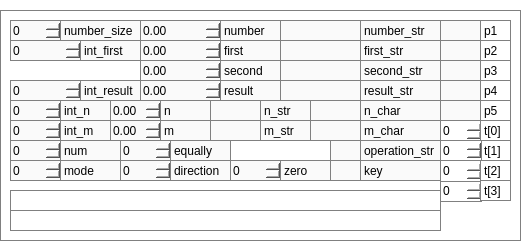
<?xml version="1.0" encoding="UTF-8"?>
<ui version="4.0">
 <class>Form</class>
 <widget class="QWidget" name="Form">
  <property name="enabled">
   <bool>false</bool>
  </property>
  <property name="geometry">
   <rect>
    <x>0</x>
    <y>0</y>
    <width>530</width>
    <height>250</height>
   </rect>
  </property>
  <property name="minimumSize">
   <size>
    <width>530</width>
    <height>250</height>
   </size>
  </property>
  <property name="maximumSize">
   <size>
    <width>530</width>
    <height>250</height>
   </size>
  </property>
  <property name="windowTitle">
   <string>Параметры 3000</string>
  </property>
  <property name="styleSheet">
   <string notr="true">background-color: rgb(255, 255, 255);</string>
  </property>
  <widget class="QGroupBox" name="groupBox">
   <property name="geometry">
    <rect>
     <x>0</x>
     <y>10</y>
     <width>521</width>
     <height>231</height>
    </rect>
   </property>
   <property name="styleSheet">
    <string notr="true">border:1px solid grey;
color: #000000;
background-color: rgb(255, 255, 255);</string>
   </property>
   <property name="title">
    <string/>
   </property>
   <widget class="QLabel" name="hz_8">
    <property name="enabled">
     <bool>false</bool>
    </property>
    <property name="geometry">
     <rect>
      <x>360</x>
      <y>150</y>
      <width>81</width>
      <height>21</height>
     </rect>
    </property>
    <property name="styleSheet">
     <string notr="true">border:1px solid grey;
color: #000000;
background-color: rgb(250, 250, 250);</string>
    </property>
    <property name="text">
     <string>key</string>
    </property>
   </widget>
   <widget class="QLabel" name="label_operation_str">
    <property name="enabled">
     <bool>false</bool>
    </property>
    <property name="geometry">
     <rect>
      <x>330</x>
      <y>130</y>
      <width>31</width>
      <height>21</height>
     </rect>
    </property>
    <property name="styleSheet">
     <string notr="true">border:1px solid grey;
color: #000000;
background-color: rgb(250, 250, 250);</string>
    </property>
    <property name="text">
     <string/>
    </property>
   </widget>
   <widget class="QLabel" name="label_first_str">
    <property name="enabled">
     <bool>false</bool>
    </property>
    <property name="geometry">
     <rect>
      <x>280</x>
      <y>30</y>
      <width>81</width>
      <height>21</height>
     </rect>
    </property>
    <property name="styleSheet">
     <string notr="true">border:1px solid grey;
color: #000000;
background-color: rgb(250, 250, 250);</string>
    </property>
    <property name="text">
     <string/>
    </property>
   </widget>
   <widget class="QLabel" name="hz_5">
    <property name="enabled">
     <bool>false</bool>
    </property>
    <property name="geometry">
     <rect>
      <x>360</x>
      <y>50</y>
      <width>81</width>
      <height>21</height>
     </rect>
    </property>
    <property name="styleSheet">
     <string notr="true">border:1px solid grey;
color: #000000;
background-color: rgb(250, 250, 250);</string>
    </property>
    <property name="text">
     <string>second_str</string>
    </property>
   </widget>
   <widget class="QLabel" name="hz_6">
    <property name="enabled">
     <bool>false</bool>
    </property>
    <property name="geometry">
     <rect>
      <x>360</x>
      <y>10</y>
      <width>81</width>
      <height>21</height>
     </rect>
    </property>
    <property name="styleSheet">
     <string notr="true">border:1px solid grey;
color: #000000;
background-color: rgb(250, 250, 250);</string>
    </property>
    <property name="text">
     <string>number_str</string>
    </property>
   </widget>
   <widget class="QLabel" name="label_number_str">
    <property name="enabled">
     <bool>false</bool>
    </property>
    <property name="geometry">
     <rect>
      <x>280</x>
      <y>10</y>
      <width>81</width>
      <height>21</height>
     </rect>
    </property>
    <property name="styleSheet">
     <string notr="true">border:1px solid grey;
color: #000000;
background-color: rgb(250, 250, 250);</string>
    </property>
    <property name="text">
     <string/>
    </property>
   </widget>
   <widget class="QLabel" name="label_result_str">
    <property name="enabled">
     <bool>false</bool>
    </property>
    <property name="geometry">
     <rect>
      <x>280</x>
      <y>70</y>
      <width>81</width>
      <height>21</height>
     </rect>
    </property>
    <property name="styleSheet">
     <string notr="true">border:1px solid grey;
color: #000000;
background-color: rgb(250, 250, 250);</string>
    </property>
    <property name="text">
     <string/>
    </property>
   </widget>
   <widget class="QLabel" name="label_key">
    <property name="enabled">
     <bool>false</bool>
    </property>
    <property name="geometry">
     <rect>
      <x>330</x>
      <y>150</y>
      <width>31</width>
      <height>21</height>
     </rect>
    </property>
    <property name="styleSheet">
     <string notr="true">border:1px solid grey;
color: #000000;
background-color: rgb(250, 250, 250);</string>
    </property>
    <property name="text">
     <string/>
    </property>
   </widget>
   <widget class="QLabel" name="hz">
    <property name="enabled">
     <bool>false</bool>
    </property>
    <property name="geometry">
     <rect>
      <x>360</x>
      <y>130</y>
      <width>81</width>
      <height>21</height>
     </rect>
    </property>
    <property name="styleSheet">
     <string notr="true">border:1px solid grey;
color: #000000;
background-color: rgb(250, 250, 250);</string>
    </property>
    <property name="text">
     <string>operation_str</string>
    </property>
   </widget>
   <widget class="QLabel" name="hz_4">
    <property name="enabled">
     <bool>false</bool>
    </property>
    <property name="geometry">
     <rect>
      <x>360</x>
      <y>30</y>
      <width>81</width>
      <height>21</height>
     </rect>
    </property>
    <property name="styleSheet">
     <string notr="true">border:1px solid grey;
color: #000000;
background-color: rgb(250, 250, 250);</string>
    </property>
    <property name="text">
     <string>first_str</string>
    </property>
   </widget>
   <widget class="QLabel" name="hz_7">
    <property name="enabled">
     <bool>false</bool>
    </property>
    <property name="geometry">
     <rect>
      <x>360</x>
      <y>70</y>
      <width>81</width>
      <height>21</height>
     </rect>
    </property>
    <property name="styleSheet">
     <string notr="true">border:1px solid grey;
color: #000000;
background-color: rgb(250, 250, 250);</string>
    </property>
    <property name="text">
     <string>result_str</string>
    </property>
   </widget>
   <widget class="QLabel" name="label_second_str">
    <property name="enabled">
     <bool>false</bool>
    </property>
    <property name="geometry">
     <rect>
      <x>280</x>
      <y>50</y>
      <width>81</width>
      <height>21</height>
     </rect>
    </property>
    <property name="styleSheet">
     <string notr="true">border:1px solid grey;
color: #000000;
background-color: rgb(250, 250, 250);</string>
    </property>
    <property name="text">
     <string/>
    </property>
   </widget>
   <widget class="QSpinBox" name="spinBox_number_size">
    <property name="geometry">
     <rect>
      <x>10</x>
      <y>10</y>
      <width>51</width>
      <height>21</height>
     </rect>
    </property>
    <property name="styleSheet">
     <string notr="true">QSpinBox {
border:1px solid gray;
color: #000000;
background-color: rgb(250, 250, 250);
}
</string>
    </property>
   </widget>
   <widget class="QLabel" name="label_number_size">
    <property name="geometry">
     <rect>
      <x>60</x>
      <y>10</y>
      <width>81</width>
      <height>21</height>
     </rect>
    </property>
    <property name="styleSheet">
     <string notr="true">border:1px solid grey;
color: #000000;
background-color: rgb(250, 250, 250);</string>
    </property>
    <property name="text">
     <string>number_size</string>
    </property>
   </widget>
   <widget class="QSpinBox" name="spinBox_zero">
    <property name="enabled">
     <bool>false</bool>
    </property>
    <property name="geometry">
     <rect>
      <x>230</x>
      <y>150</y>
      <width>51</width>
      <height>21</height>
     </rect>
    </property>
    <property name="styleSheet">
     <string notr="true">QSpinBox {
border:1px solid gray;
color: #000000;
background-color: rgb(250, 250, 250);
}
</string>
    </property>
    <property name="minimum">
     <number>-999999999</number>
    </property>
    <property name="maximum">
     <number>999999999</number>
    </property>
   </widget>
   <widget class="QLabel" name="label_zero">
    <property name="enabled">
     <bool>false</bool>
    </property>
    <property name="geometry">
     <rect>
      <x>280</x>
      <y>150</y>
      <width>51</width>
      <height>21</height>
     </rect>
    </property>
    <property name="styleSheet">
     <string notr="true">border:1px solid grey;
color: #000000;
background-color: rgb(250, 250, 250);</string>
    </property>
    <property name="text">
     <string>zero</string>
    </property>
   </widget>
   <widget class="QLabel" name="label_int_result">
    <property name="enabled">
     <bool>false</bool>
    </property>
    <property name="geometry">
     <rect>
      <x>80</x>
      <y>70</y>
      <width>61</width>
      <height>21</height>
     </rect>
    </property>
    <property name="styleSheet">
     <string notr="true">border:1px solid grey;
color: #000000;
background-color: rgb(250, 250, 250);</string>
    </property>
    <property name="text">
     <string>int_result</string>
    </property>
   </widget>
   <widget class="QSpinBox" name="spinBox_int_result">
    <property name="enabled">
     <bool>false</bool>
    </property>
    <property name="geometry">
     <rect>
      <x>10</x>
      <y>70</y>
      <width>71</width>
      <height>21</height>
     </rect>
    </property>
    <property name="styleSheet">
     <string notr="true">QSpinBox {
border:1px solid gray;
color: #000000;
background-color: rgb(250, 250, 250);
}
</string>
    </property>
    <property name="minimum">
     <number>-999999999</number>
    </property>
    <property name="maximum">
     <number>999999999</number>
    </property>
   </widget>
   <widget class="QSpinBox" name="spinBox_int_first">
    <property name="enabled">
     <bool>false</bool>
    </property>
    <property name="geometry">
     <rect>
      <x>10</x>
      <y>30</y>
      <width>71</width>
      <height>21</height>
     </rect>
    </property>
    <property name="styleSheet">
     <string notr="true">QSpinBox {
border:1px solid gray;
color: #000000;
background-color: rgb(250, 250, 250);
}
</string>
    </property>
    <property name="minimum">
     <number>-999999999</number>
    </property>
    <property name="maximum">
     <number>999999999</number>
    </property>
   </widget>
   <widget class="QLabel" name="label_int_first">
    <property name="enabled">
     <bool>false</bool>
    </property>
    <property name="geometry">
     <rect>
      <x>80</x>
      <y>30</y>
      <width>61</width>
      <height>21</height>
     </rect>
    </property>
    <property name="styleSheet">
     <string notr="true">border:1px solid grey;
color: #000000;
background-color: rgb(250, 250, 250);</string>
    </property>
    <property name="text">
     <string>int_first</string>
    </property>
   </widget>
   <widget class="QSpinBox" name="spinBox_num">
    <property name="enabled">
     <bool>false</bool>
    </property>
    <property name="geometry">
     <rect>
      <x>10</x>
      <y>130</y>
      <width>51</width>
      <height>21</height>
     </rect>
    </property>
    <property name="styleSheet">
     <string notr="true">QSpinBox {
border:1px solid gray;
color: #000000;
background-color: rgb(250, 250, 250);
}
</string>
    </property>
    <property name="minimum">
     <number>-999999999</number>
    </property>
    <property name="maximum">
     <number>999999999</number>
    </property>
   </widget>
   <widget class="QLabel" name="label_num">
    <property name="enabled">
     <bool>false</bool>
    </property>
    <property name="geometry">
     <rect>
      <x>60</x>
      <y>130</y>
      <width>61</width>
      <height>21</height>
     </rect>
    </property>
    <property name="styleSheet">
     <string notr="true">border:1px solid grey;
color: #000000;
background-color: rgb(250, 250, 250);</string>
    </property>
    <property name="text">
     <string>num</string>
    </property>
   </widget>
   <widget class="QSpinBox" name="spinBox_mode">
    <property name="enabled">
     <bool>false</bool>
    </property>
    <property name="geometry">
     <rect>
      <x>10</x>
      <y>150</y>
      <width>51</width>
      <height>21</height>
     </rect>
    </property>
    <property name="styleSheet">
     <string notr="true">QSpinBox {
border:1px solid gray;
color: #000000;
background-color: rgb(250, 250, 250);
}
</string>
    </property>
    <property name="minimum">
     <number>-999999999</number>
    </property>
    <property name="maximum">
     <number>999999999</number>
    </property>
   </widget>
   <widget class="QLabel" name="label_mode">
    <property name="enabled">
     <bool>false</bool>
    </property>
    <property name="geometry">
     <rect>
      <x>60</x>
      <y>150</y>
      <width>61</width>
      <height>21</height>
     </rect>
    </property>
    <property name="styleSheet">
     <string notr="true">border:1px solid grey;
color: #000000;
background-color: rgb(250, 250, 250);</string>
    </property>
    <property name="text">
     <string>mode</string>
    </property>
   </widget>
   <widget class="QLabel" name="label_result">
    <property name="enabled">
     <bool>false</bool>
    </property>
    <property name="geometry">
     <rect>
      <x>220</x>
      <y>70</y>
      <width>61</width>
      <height>21</height>
     </rect>
    </property>
    <property name="styleSheet">
     <string notr="true">border:1px solid grey;
color: #000000;
background-color: rgb(250, 250, 250);</string>
    </property>
    <property name="text">
     <string>result</string>
    </property>
   </widget>
   <widget class="QDoubleSpinBox" name="doubleSpinBox_result">
    <property name="enabled">
     <bool>false</bool>
    </property>
    <property name="geometry">
     <rect>
      <x>140</x>
      <y>70</y>
      <width>81</width>
      <height>21</height>
     </rect>
    </property>
    <property name="styleSheet">
     <string notr="true">QDoubleSpinBox {
border:1px solid grey;
color: #000000;
background-color: rgb(250, 250, 250);
}</string>
    </property>
    <property name="minimum">
     <double>-10000000000000000.000000000000000</double>
    </property>
    <property name="maximum">
     <double>10000000000000000.000000000000000</double>
    </property>
   </widget>
   <widget class="QDoubleSpinBox" name="doubleSpinBox_second">
    <property name="enabled">
     <bool>false</bool>
    </property>
    <property name="geometry">
     <rect>
      <x>140</x>
      <y>50</y>
      <width>81</width>
      <height>21</height>
     </rect>
    </property>
    <property name="styleSheet">
     <string notr="true">QDoubleSpinBox {
border:1px solid grey;
color: #000000;
background-color: rgb(250, 250, 250);
}</string>
    </property>
    <property name="minimum">
     <double>-10000000000000000.000000000000000</double>
    </property>
    <property name="maximum">
     <double>10000000000000000.000000000000000</double>
    </property>
   </widget>
   <widget class="QLabel" name="label_second_2">
    <property name="enabled">
     <bool>false</bool>
    </property>
    <property name="geometry">
     <rect>
      <x>220</x>
      <y>50</y>
      <width>61</width>
      <height>21</height>
     </rect>
    </property>
    <property name="styleSheet">
     <string notr="true">border:1px solid grey;
color: #000000;
background-color: rgb(250, 250, 250);</string>
    </property>
    <property name="text">
     <string>second</string>
    </property>
   </widget>
   <widget class="QDoubleSpinBox" name="doubleSpinBox_number">
    <property name="enabled">
     <bool>false</bool>
    </property>
    <property name="geometry">
     <rect>
      <x>140</x>
      <y>10</y>
      <width>81</width>
      <height>21</height>
     </rect>
    </property>
    <property name="styleSheet">
     <string notr="true">QDoubleSpinBox {
border:1px solid grey;
color: #000000;
background-color: rgb(250, 250, 250);
}</string>
    </property>
    <property name="minimum">
     <double>-10000000000000000.000000000000000</double>
    </property>
    <property name="maximum">
     <double>10000000000000000.000000000000000</double>
    </property>
   </widget>
   <widget class="QLabel" name="label_number">
    <property name="enabled">
     <bool>false</bool>
    </property>
    <property name="geometry">
     <rect>
      <x>220</x>
      <y>10</y>
      <width>61</width>
      <height>21</height>
     </rect>
    </property>
    <property name="styleSheet">
     <string notr="true">border:1px solid grey;
color: #000000;
background-color: rgb(250, 250, 250);</string>
    </property>
    <property name="text">
     <string>number</string>
    </property>
   </widget>
   <widget class="QLabel" name="label_first_2">
    <property name="enabled">
     <bool>false</bool>
    </property>
    <property name="geometry">
     <rect>
      <x>220</x>
      <y>30</y>
      <width>61</width>
      <height>21</height>
     </rect>
    </property>
    <property name="styleSheet">
     <string notr="true">border:1px solid grey;
color: #000000;
background-color: rgb(250, 250, 250);</string>
    </property>
    <property name="text">
     <string>first</string>
    </property>
   </widget>
   <widget class="QDoubleSpinBox" name="doubleSpinBox_first">
    <property name="enabled">
     <bool>false</bool>
    </property>
    <property name="geometry">
     <rect>
      <x>140</x>
      <y>30</y>
      <width>81</width>
      <height>21</height>
     </rect>
    </property>
    <property name="styleSheet">
     <string notr="true">QDoubleSpinBox {
border:1px solid grey;
color: #000000;
background-color: rgb(250, 250, 250);
}</string>
    </property>
    <property name="minimum">
     <double>-10000000000000000.000000000000000</double>
    </property>
    <property name="maximum">
     <double>10000000000000000.000000000000000</double>
    </property>
   </widget>
   <widget class="QLabel" name="label_equally">
    <property name="enabled">
     <bool>false</bool>
    </property>
    <property name="geometry">
     <rect>
      <x>170</x>
      <y>130</y>
      <width>61</width>
      <height>21</height>
     </rect>
    </property>
    <property name="styleSheet">
     <string notr="true">border:1px solid grey;
color: #000000;
background-color: rgb(250, 250, 250);</string>
    </property>
    <property name="text">
     <string>equally</string>
    </property>
   </widget>
   <widget class="QSpinBox" name="spinBox_equally">
    <property name="enabled">
     <bool>false</bool>
    </property>
    <property name="geometry">
     <rect>
      <x>120</x>
      <y>130</y>
      <width>51</width>
      <height>21</height>
     </rect>
    </property>
    <property name="minimumSize">
     <size>
      <width>0</width>
      <height>0</height>
     </size>
    </property>
    <property name="styleSheet">
     <string notr="true">QSpinBox {
border:1px solid gray;
color: #000000;
background-color: rgb(250, 250, 250);
}
</string>
    </property>
    <property name="minimum">
     <number>-999999999</number>
    </property>
    <property name="maximum">
     <number>999999999</number>
    </property>
   </widget>
   <widget class="QLabel" name="label_direction">
    <property name="enabled">
     <bool>false</bool>
    </property>
    <property name="geometry">
     <rect>
      <x>170</x>
      <y>150</y>
      <width>61</width>
      <height>21</height>
     </rect>
    </property>
    <property name="styleSheet">
     <string notr="true">border:1px solid grey;
color: #000000;
background-color: rgb(250, 250, 250);</string>
    </property>
    <property name="text">
     <string>direction</string>
    </property>
   </widget>
   <widget class="QSpinBox" name="spinBox_direction">
    <property name="enabled">
     <bool>false</bool>
    </property>
    <property name="geometry">
     <rect>
      <x>120</x>
      <y>150</y>
      <width>51</width>
      <height>21</height>
     </rect>
    </property>
    <property name="styleSheet">
     <string notr="true">QSpinBox {
border:1px solid gray;
color: #000000;
background-color: rgb(250, 250, 250);
}
</string>
    </property>
    <property name="minimum">
     <number>-999999999</number>
    </property>
    <property name="maximum">
     <number>999999999</number>
    </property>
   </widget>
   <widget class="QLabel" name="label_n_char">
    <property name="enabled">
     <bool>false</bool>
    </property>
    <property name="geometry">
     <rect>
      <x>310</x>
      <y>90</y>
      <width>51</width>
      <height>21</height>
     </rect>
    </property>
    <property name="styleSheet">
     <string notr="true">border:1px solid grey;
color: #000000;
background-color: rgb(250, 250, 250);</string>
    </property>
    <property name="text">
     <string/>
    </property>
   </widget>
   <widget class="QSpinBox" name="spinBox_int_m">
    <property name="enabled">
     <bool>false</bool>
    </property>
    <property name="geometry">
     <rect>
      <x>10</x>
      <y>110</y>
      <width>51</width>
      <height>21</height>
     </rect>
    </property>
    <property name="styleSheet">
     <string notr="true">QSpinBox {
border:1px solid gray;
color: #000000;
background-color: rgb(250, 250, 250);
}
</string>
    </property>
    <property name="minimum">
     <number>-999999999</number>
    </property>
    <property name="maximum">
     <number>999999999</number>
    </property>
   </widget>
   <widget class="QLabel" name="hz11">
    <property name="enabled">
     <bool>false</bool>
    </property>
    <property name="geometry">
     <rect>
      <x>360</x>
      <y>90</y>
      <width>81</width>
      <height>21</height>
     </rect>
    </property>
    <property name="styleSheet">
     <string notr="true">border:1px solid grey;
color: #000000;
background-color: rgb(250, 250, 250);</string>
    </property>
    <property name="text">
     <string>n_char</string>
    </property>
   </widget>
   <widget class="QDoubleSpinBox" name="doubleSpinBox_m">
    <property name="enabled">
     <bool>false</bool>
    </property>
    <property name="geometry">
     <rect>
      <x>110</x>
      <y>110</y>
      <width>51</width>
      <height>21</height>
     </rect>
    </property>
    <property name="styleSheet">
     <string notr="true">QDoubleSpinBox {
border:1px solid grey;
color: #000000;
background-color: rgb(250, 250, 250);
}</string>
    </property>
    <property name="minimum">
     <double>-10000000000000000.000000000000000</double>
    </property>
    <property name="maximum">
     <double>10000000000000000.000000000000000</double>
    </property>
   </widget>
   <widget class="QLabel" name="label_m_str">
    <property name="enabled">
     <bool>false</bool>
    </property>
    <property name="geometry">
     <rect>
      <x>210</x>
      <y>110</y>
      <width>51</width>
      <height>21</height>
     </rect>
    </property>
    <property name="styleSheet">
     <string notr="true">border:1px solid grey;
color: #000000;
background-color: rgb(250, 250, 250);</string>
    </property>
    <property name="text">
     <string/>
    </property>
   </widget>
   <widget class="QLabel" name="hz_2">
    <property name="enabled">
     <bool>false</bool>
    </property>
    <property name="geometry">
     <rect>
      <x>260</x>
      <y>90</y>
      <width>51</width>
      <height>21</height>
     </rect>
    </property>
    <property name="styleSheet">
     <string notr="true">border:1px solid grey;
color: #000000;
background-color: rgb(250, 250, 250);</string>
    </property>
    <property name="text">
     <string>n_str</string>
    </property>
   </widget>
   <widget class="QLabel" name="label_n">
    <property name="enabled">
     <bool>false</bool>
    </property>
    <property name="geometry">
     <rect>
      <x>160</x>
      <y>90</y>
      <width>51</width>
      <height>21</height>
     </rect>
    </property>
    <property name="styleSheet">
     <string notr="true">border:1px solid grey;
color: #000000;
background-color: rgb(250, 250, 250);</string>
    </property>
    <property name="text">
     <string>n</string>
    </property>
   </widget>
   <widget class="QDoubleSpinBox" name="doubleSpinBox_n">
    <property name="enabled">
     <bool>false</bool>
    </property>
    <property name="geometry">
     <rect>
      <x>110</x>
      <y>90</y>
      <width>51</width>
      <height>21</height>
     </rect>
    </property>
    <property name="styleSheet">
     <string notr="true">QDoubleSpinBox {
border:1px solid grey;
color: #000000;
background-color: rgb(250, 250, 250);
}</string>
    </property>
    <property name="minimum">
     <double>-10000000000000000.000000000000000</double>
    </property>
    <property name="maximum">
     <double>10000000000000000.000000000000000</double>
    </property>
   </widget>
   <widget class="QLabel" name="hz_3">
    <property name="enabled">
     <bool>false</bool>
    </property>
    <property name="geometry">
     <rect>
      <x>260</x>
      <y>110</y>
      <width>51</width>
      <height>21</height>
     </rect>
    </property>
    <property name="styleSheet">
     <string notr="true">border:1px solid grey;
color: #000000;
background-color: rgb(250, 250, 250);</string>
    </property>
    <property name="text">
     <string>m_str</string>
    </property>
   </widget>
   <widget class="QLabel" name="label_m">
    <property name="enabled">
     <bool>false</bool>
    </property>
    <property name="geometry">
     <rect>
      <x>160</x>
      <y>110</y>
      <width>51</width>
      <height>21</height>
     </rect>
    </property>
    <property name="styleSheet">
     <string notr="true">border:1px solid grey;
color: #000000;
background-color: rgb(250, 250, 250);</string>
    </property>
    <property name="text">
     <string>m</string>
    </property>
   </widget>
   <widget class="QLabel" name="label_int_n">
    <property name="enabled">
     <bool>false</bool>
    </property>
    <property name="geometry">
     <rect>
      <x>60</x>
      <y>90</y>
      <width>51</width>
      <height>21</height>
     </rect>
    </property>
    <property name="styleSheet">
     <string notr="true">border:1px solid grey;
color: #000000;
background-color: rgb(250, 250, 250);</string>
    </property>
    <property name="text">
     <string>int_n</string>
    </property>
   </widget>
   <widget class="QLabel" name="label_n_str">
    <property name="enabled">
     <bool>false</bool>
    </property>
    <property name="geometry">
     <rect>
      <x>210</x>
      <y>90</y>
      <width>51</width>
      <height>21</height>
     </rect>
    </property>
    <property name="styleSheet">
     <string notr="true">border:1px solid grey;
color: #000000;
background-color: rgb(250, 250, 250);</string>
    </property>
    <property name="text">
     <string/>
    </property>
   </widget>
   <widget class="QLabel" name="label_m_char">
    <property name="enabled">
     <bool>false</bool>
    </property>
    <property name="geometry">
     <rect>
      <x>310</x>
      <y>110</y>
      <width>51</width>
      <height>21</height>
     </rect>
    </property>
    <property name="styleSheet">
     <string notr="true">border:1px solid grey;
color: #000000;
background-color: rgb(250, 250, 250);</string>
    </property>
    <property name="text">
     <string/>
    </property>
   </widget>
   <widget class="QLabel" name="hz10">
    <property name="enabled">
     <bool>false</bool>
    </property>
    <property name="geometry">
     <rect>
      <x>360</x>
      <y>110</y>
      <width>81</width>
      <height>21</height>
     </rect>
    </property>
    <property name="styleSheet">
     <string notr="true">border:1px solid grey;
color: #000000;
background-color: rgb(250, 250, 250);</string>
    </property>
    <property name="text">
     <string>m_char</string>
    </property>
   </widget>
   <widget class="QLabel" name="label_int_m">
    <property name="enabled">
     <bool>false</bool>
    </property>
    <property name="geometry">
     <rect>
      <x>60</x>
      <y>110</y>
      <width>51</width>
      <height>21</height>
     </rect>
    </property>
    <property name="styleSheet">
     <string notr="true">border:1px solid grey;
color: #000000;
background-color: rgb(250, 250, 250);</string>
    </property>
    <property name="text">
     <string>int_m</string>
    </property>
   </widget>
   <widget class="QSpinBox" name="spinBox_int_n">
    <property name="enabled">
     <bool>false</bool>
    </property>
    <property name="geometry">
     <rect>
      <x>10</x>
      <y>90</y>
      <width>51</width>
      <height>21</height>
     </rect>
    </property>
    <property name="styleSheet">
     <string notr="true">QSpinBox {
    border:1px solid gray;
    color: #000000;
    background-color: rgb(250, 250, 250);
}
</string>
    </property>
    <property name="minimum">
     <number>-999999999</number>
    </property>
    <property name="maximum">
     <number>999999999</number>
    </property>
   </widget>
   <widget class="QLabel" name="label_currentPath">
    <property name="geometry">
     <rect>
      <x>10</x>
      <y>180</y>
      <width>431</width>
      <height>21</height>
     </rect>
    </property>
    <property name="styleSheet">
     <string notr="true">border:1px solid grey;
color: #000000;
background-color: rgb(255, 255, 255);</string>
    </property>
    <property name="text">
     <string/>
    </property>
   </widget>
   <widget class="QLabel" name="label_combinatorics_name">
    <property name="geometry">
     <rect>
      <x>10</x>
      <y>200</y>
      <width>431</width>
      <height>21</height>
     </rect>
    </property>
    <property name="styleSheet">
     <string notr="true">border:1px solid grey;
color: #000000;
background-color: rgb(255, 255, 255);</string>
    </property>
    <property name="text">
     <string/>
    </property>
   </widget>
   <widget class="QLabel" name="label_p2">
    <property name="geometry">
     <rect>
      <x>440</x>
      <y>30</y>
      <width>41</width>
      <height>21</height>
     </rect>
    </property>
    <property name="styleSheet">
     <string notr="true">border:1px solid grey;
color: #000000;
background-color: rgb(250, 250, 250);</string>
    </property>
    <property name="text">
     <string/>
    </property>
   </widget>
   <widget class="QLabel" name="label_p1">
    <property name="geometry">
     <rect>
      <x>440</x>
      <y>10</y>
      <width>41</width>
      <height>21</height>
     </rect>
    </property>
    <property name="styleSheet">
     <string notr="true">border:1px solid grey;
color: #000000;
background-color: rgb(250, 250, 250);</string>
    </property>
    <property name="text">
     <string/>
    </property>
   </widget>
   <widget class="QSpinBox" name="spinBox_t0">
    <property name="geometry">
     <rect>
      <x>440</x>
      <y>110</y>
      <width>42</width>
      <height>22</height>
     </rect>
    </property>
   </widget>
   <widget class="QSpinBox" name="spinBox_t3">
    <property name="geometry">
     <rect>
      <x>440</x>
      <y>170</y>
      <width>42</width>
      <height>22</height>
     </rect>
    </property>
   </widget>
   <widget class="QSpinBox" name="spinBox_t2">
    <property name="geometry">
     <rect>
      <x>440</x>
      <y>150</y>
      <width>42</width>
      <height>22</height>
     </rect>
    </property>
   </widget>
   <widget class="QLabel" name="label_t3_3">
    <property name="geometry">
     <rect>
      <x>480</x>
      <y>170</y>
      <width>31</width>
      <height>21</height>
     </rect>
    </property>
    <property name="text">
     <string>t[3]</string>
    </property>
   </widget>
   <widget class="QLabel" name="label_t1_1">
    <property name="geometry">
     <rect>
      <x>480</x>
      <y>130</y>
      <width>31</width>
      <height>21</height>
     </rect>
    </property>
    <property name="text">
     <string>t[1]</string>
    </property>
   </widget>
   <widget class="QLabel" name="label_p5_5">
    <property name="geometry">
     <rect>
      <x>480</x>
      <y>90</y>
      <width>31</width>
      <height>21</height>
     </rect>
    </property>
    <property name="text">
     <string>p5</string>
    </property>
   </widget>
   <widget class="QLabel" name="label_p3">
    <property name="geometry">
     <rect>
      <x>440</x>
      <y>50</y>
      <width>41</width>
      <height>21</height>
     </rect>
    </property>
    <property name="styleSheet">
     <string notr="true">border:1px solid grey;
color: #000000;
background-color: rgb(250, 250, 250);</string>
    </property>
    <property name="text">
     <string/>
    </property>
   </widget>
   <widget class="QLabel" name="label_p1_1">
    <property name="geometry">
     <rect>
      <x>480</x>
      <y>10</y>
      <width>31</width>
      <height>21</height>
     </rect>
    </property>
    <property name="text">
     <string>p1</string>
    </property>
   </widget>
   <widget class="QLabel" name="label_p3_3">
    <property name="geometry">
     <rect>
      <x>480</x>
      <y>50</y>
      <width>31</width>
      <height>21</height>
     </rect>
    </property>
    <property name="text">
     <string>p3</string>
    </property>
   </widget>
   <widget class="QLabel" name="label_p4_4">
    <property name="geometry">
     <rect>
      <x>480</x>
      <y>70</y>
      <width>31</width>
      <height>21</height>
     </rect>
    </property>
    <property name="text">
     <string>p4</string>
    </property>
   </widget>
   <widget class="QSpinBox" name="spinBox_t1">
    <property name="geometry">
     <rect>
      <x>440</x>
      <y>130</y>
      <width>42</width>
      <height>21</height>
     </rect>
    </property>
   </widget>
   <widget class="QLabel" name="label_p2_2">
    <property name="geometry">
     <rect>
      <x>480</x>
      <y>30</y>
      <width>31</width>
      <height>21</height>
     </rect>
    </property>
    <property name="text">
     <string>p2</string>
    </property>
   </widget>
   <widget class="QLabel" name="label_t0_0">
    <property name="geometry">
     <rect>
      <x>480</x>
      <y>110</y>
      <width>31</width>
      <height>21</height>
     </rect>
    </property>
    <property name="text">
     <string>t[0]</string>
    </property>
   </widget>
   <widget class="QLabel" name="label_p4">
    <property name="geometry">
     <rect>
      <x>440</x>
      <y>70</y>
      <width>41</width>
      <height>21</height>
     </rect>
    </property>
    <property name="styleSheet">
     <string notr="true">border:1px solid grey;
color: #000000;
background-color: rgb(250, 250, 250);</string>
    </property>
    <property name="text">
     <string/>
    </property>
   </widget>
   <widget class="QLabel" name="label_p5">
    <property name="geometry">
     <rect>
      <x>440</x>
      <y>90</y>
      <width>41</width>
      <height>21</height>
     </rect>
    </property>
    <property name="styleSheet">
     <string notr="true">border:1px solid grey;
color: #000000;
background-color: rgb(250, 250, 250);</string>
    </property>
    <property name="text">
     <string/>
    </property>
   </widget>
   <widget class="QLabel" name="label_t2_2">
    <property name="geometry">
     <rect>
      <x>480</x>
      <y>150</y>
      <width>31</width>
      <height>21</height>
     </rect>
    </property>
    <property name="text">
     <string>t[2]</string>
    </property>
   </widget>
  </widget>
 </widget>
 <resources/>
 <connections/>
</ui>
